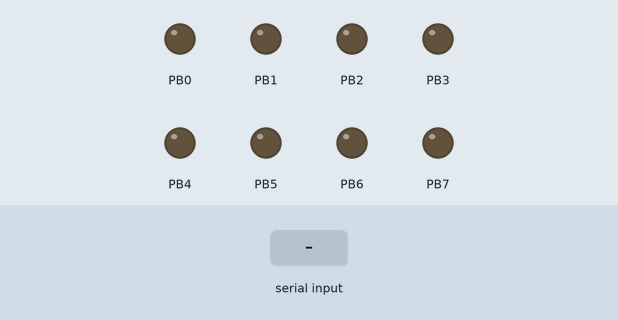
The program below on a simulated ATmega328P, built with avr-gcc and emulated at 16 MHz. Parts: output pins drawn as LEDs (lit = HIGH). Inputs (shaded band) come from the test bench.

Above: at 1.2 s.
1.3 s: "1" received over Serial
At 1.6 s:
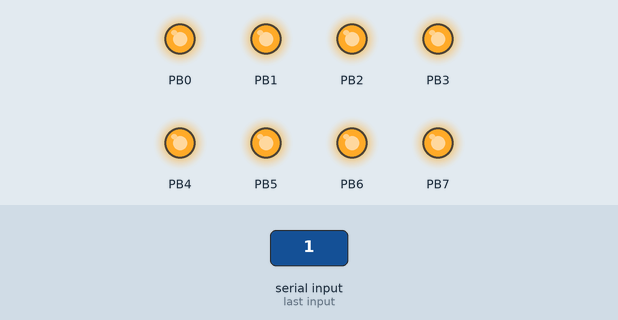
Timing chart, 0 to 4.3 s (numbered marks = the images above; inputs shaded):
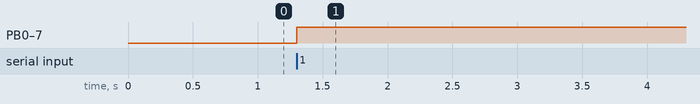

Measured:
- after the input at 1.3 s, PB0–7: LOW → HIGH at once

The program:

main.c
```c
/*
 * testconnection.c
 *
 * Created: 16-11-2018 15:40:14
 * Author : jarco
 */

#include <avr/io.h>
#define F_CPU 16E6
#include <stdlib.h>
#include <avr/sfr_defs.h>
#include <util/delay.h>
#define UBBRVAL 51

uint8_t received_data;

void uart_init()
{
	// set the baud rate
	UBRR0H = 0;
	UBRR0L = UBBRVAL;     	// disable U2X mode
	UCSR0A = 0;		        // enable transmitter
	UCSR0B = _BV(TXEN0); 	// enable receiver
	UCSR0B = _BV(TXEN0) | _BV(RXEN0);
	// set frame format : asynchronous, 8 data bits, 1 stop bit, no parity
	UCSR0C = _BV(UCSZ01) | _BV(UCSZ00);
}

void transmit(uint8_t data)
{
	// wait for an empty transmit buffer
	// UDRE is set when the transmit buffer is empty
	loop_until_bit_is_set(UCSR0A, UDRE0);
	// send the data
	UDR0 = data;
}

uint8_t receive()
{
	loop_until_bit_is_set(UCSR0A, RXC0);
	return UDR0;   // return the data
}

void check(uint8_t value)
{
	if(value == 0xff){
		PORTB = 0x00;
		transmit(100);
	}
	else{
		PORTB = 0xff;
	}
}
int main(void)
{
    uart_init();
	DDRB = 0xff;
    while (1)
    {
		received_data = receive();
		check(received_data);
		_delay_ms(10);
		}
}
```
